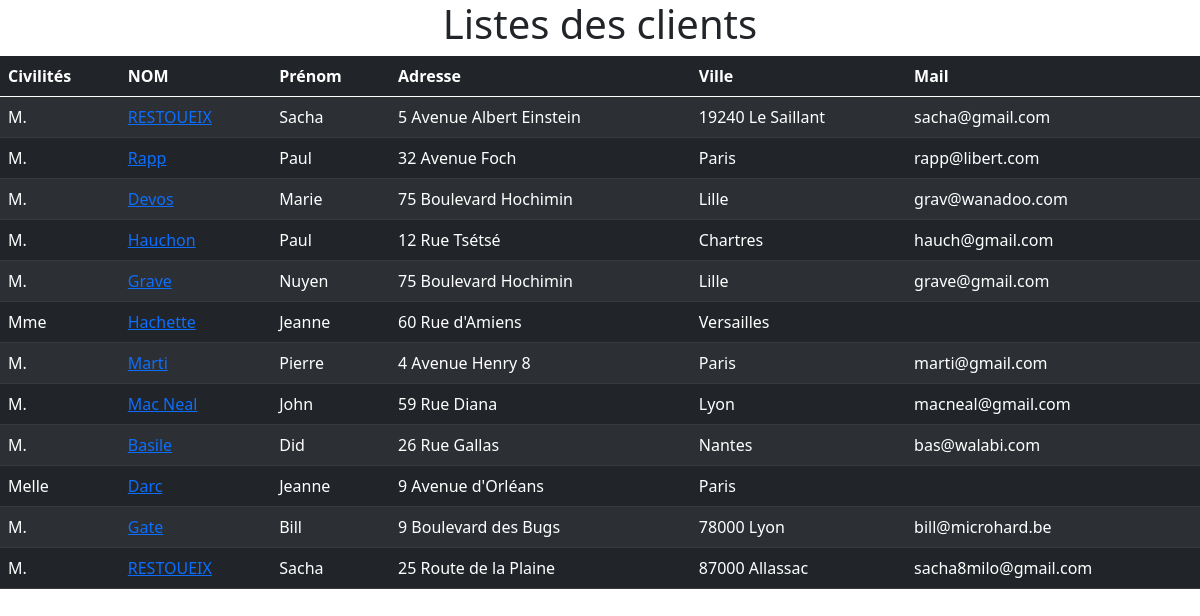
The app's page /liste_clients.php with its own data.
### tables this page shows
CREATE TABLE IF NOT EXISTS `client` (
  `id_client` int NOT NULL AUTO_INCREMENT,
  `civilite` varchar(5) NOT NULL,
  `nom` varchar(50) NOT NULL,
  `prenom` varchar(50) NOT NULL,
  `age` int NOT NULL,
  `adresse` varchar(100) NOT NULL,
  `ville` varchar(30) NOT NULL,
  `code_postal` varchar(5) DEFAULT '19240',
  `mail` varchar(30) DEFAULT NULL,
  `version` int NOT NULL DEFAULT '0',
  PRIMARY KEY (`id_client`)
);

### database.class.php (called while the page is built, shortened)
<?php
class Database {
    private static $dbName = 'base_magasin' ;
    private static $dbHost = 'localhost:3306' ;
    private static $dbUsername = 'root';
    private static $dbUserPassword = '';
    private static $connexion = null;
    public static function connect() {
        if ( null == self::$connexion ) {
            try {
                self::$connexion = new PDO( "mysql:host=".self::$dbHost.";"."dbname=".self::$dbName, self::$dbUsername, self::$dbUserPassword);
            }
            catch(PDOException $e) {
                 die($e->getMessage());
        }
       }
       return self::$connexion;
    }
}
function afficher_clients(){
    $pdo=Database::connect();
    $sql="SELECT * FROM client";
    $reponse=$pdo->prepare($sql);
    $reponse->execute();
    return $reponse;
}
?>

### liste_clients.php (the view, shortened to what this page needs)
<?php
require "database.class.php";
require "header.php";
$reponse = afficher_clients();
?>
<h1 class="text-center">Listes des clients</h1>
<table class="table table-dark table-striped">
   <thead>
      <tr>
         <th class="table-dark">Civilités</th>
         <th class="table-dark">NOM</th>
         <th class="table-dark">Prénom</th>
         <th class="table-dark">Adresse</th>
         <th class="table-dark">Ville</th>
         <th class="table-dark">Mail</th>
      </tr>
   </thead>
   <?php while ($donnees = $reponse->fetch()) {
      echo "<tr><td>" . $donnees["civilite"] . "</td>";
      echo "<td><a href=facture_dynamique.php?id=" . $donnees["id_client"] . ">" . $donnees["nom"] . "</a></td>";
      echo "<td>" . $donnees["prenom"] . "</td>";
      echo  "<td>" . $donnees["adresse"] . "</td>";
      echo "<td>" . $donnees["code_postal"] . " " . $donnees["ville"] . "</td>";
      echo "<td>" . $donnees["mail"] . "</td>";
   } ?>
</table>
</body>
</html>

### records on screen
client: civilite "M.", nom "RESTOUEIX", prenom "Sacha", adresse "5 Avenue Albert Einstein", code_postal "19240", ville "Le Saillant", mail "sacha@gmail.com"
client: civilite "M.", nom "Rapp", prenom "Paul", adresse "32 Avenue Foch", ville "Paris", mail "rapp@libert.com"
client: civilite "M.", nom "Devos", prenom "Marie", adresse "75 Boulevard Hochimin", ville "Lille", mail "grav@wanadoo.com"
client: civilite "M.", nom "Hauchon", prenom "Paul", adresse "12 Rue Tsétsé", ville "Chartres", mail "hauch@gmail.com"
client: civilite "M.", nom "Grave", prenom "Nuyen", adresse "75 Boulevard Hochimin", ville "Lille", mail "grave@gmail.com"
client: civilite "Mme", nom "Hachette", prenom "Jeanne", adresse "60 Rue d'Amiens", ville "Versailles"
client: civilite "M.", nom "Marti", prenom "Pierre", adresse "4 Avenue Henry 8", ville "Paris", mail "marti@gmail.com"
client: civilite "M.", nom "Mac Neal", prenom "John", adresse "59 Rue Diana", ville "Lyon", mail "macneal@gmail.com"
client: civilite "M.", nom "Basile", prenom "Did", adresse "26 Rue Gallas", ville "Nantes", mail "bas@walabi.com"
client: civilite "Melle", nom "Darc", prenom "Jeanne", adresse "9 Avenue d'Orléans", ville "Paris"
client: civilite "M.", nom "Gate", prenom "Bill", adresse "9 Boulevard des Bugs", code_postal "78000", ville "Lyon", mail "bill@microhard.be"
client: civilite "M.", nom "RESTOUEIX", prenom "Sacha", adresse "25 Route de la Plaine", code_postal "87000", ville "Allassac", mail "sacha8milo@gmail.com"
